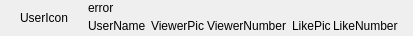
<?xml version="1.0" encoding="UTF-8"?>
<ui version="4.0">
 <class>ChannelFoldCapsule</class>
 <widget class="QFrame" name="ChannelFoldCapsule">
  <property name="geometry">
   <rect>
    <x>0</x>
    <y>0</y>
    <width>413</width>
    <height>36</height>
   </rect>
  </property>
  <property name="focusPolicy">
   <enum>Qt::ClickFocus</enum>
  </property>
  <property name="windowTitle">
   <string>Frame</string>
  </property>
  <layout class="QHBoxLayout" name="horizontalLayout_2">
   <property name="spacing">
    <number>0</number>
   </property>
   <property name="leftMargin">
    <number>0</number>
   </property>
   <property name="topMargin">
    <number>0</number>
   </property>
   <property name="rightMargin">
    <number>0</number>
   </property>
   <property name="bottomMargin">
    <number>0</number>
   </property>
   <item alignment="Qt::AlignVCenter">
    <widget class="QFrame" name="HeaderPart">
     <property name="focusPolicy">
      <enum>Qt::ClickFocus</enum>
     </property>
     <layout class="QVBoxLayout" name="verticalLayout">
      <property name="spacing">
       <number>0</number>
      </property>
      <property name="leftMargin">
       <number>0</number>
      </property>
      <property name="topMargin">
       <number>0</number>
      </property>
      <property name="rightMargin">
       <number>0</number>
      </property>
      <property name="bottomMargin">
       <number>0</number>
      </property>
      <item alignment="Qt::AlignHCenter|Qt::AlignVCenter">
       <widget class="QLabel" name="UserIcon">
        <property name="styleSheet">
         <string notr="true"/>
        </property>
        <property name="frameShape">
         <enum>QFrame::NoFrame</enum>
        </property>
        <property name="text">
         <string>UserIcon</string>
        </property>
        <property name="scaledContents">
         <bool>true</bool>
        </property>
        <property name="alignment">
         <set>Qt::AlignCenter</set>
        </property>
        <property name="wordWrap">
         <bool>true</bool>
        </property>
       </widget>
      </item>
     </layout>
    </widget>
   </item>
   <item>
    <widget class="QFrame" name="InfoPart">
     <property name="sizePolicy">
      <sizepolicy hsizetype="Preferred" vsizetype="Preferred">
       <horstretch>0</horstretch>
       <verstretch>0</verstretch>
      </sizepolicy>
     </property>
     <property name="focusPolicy">
      <enum>Qt::ClickFocus</enum>
     </property>
     <layout class="QVBoxLayout" name="verticalLayout_4">
      <property name="spacing">
       <number>0</number>
      </property>
      <property name="leftMargin">
       <number>0</number>
      </property>
      <property name="topMargin">
       <number>0</number>
      </property>
      <property name="rightMargin">
       <number>0</number>
      </property>
      <property name="bottomMargin">
       <number>0</number>
      </property>
      <item>
       <widget class="QFrame" name="ErrorFrame">
        <layout class="QHBoxLayout" name="horizontalLayout_6">
         <property name="spacing">
          <number>0</number>
         </property>
         <property name="leftMargin">
          <number>0</number>
         </property>
         <property name="topMargin">
          <number>0</number>
         </property>
         <property name="rightMargin">
          <number>0</number>
         </property>
         <property name="bottomMargin">
          <number>0</number>
         </property>
         <item alignment="Qt::AlignLeft|Qt::AlignVCenter">
          <widget class="QLabel" name="ErrorLabel">
           <property name="sizePolicy">
            <sizepolicy hsizetype="Preferred" vsizetype="Preferred">
             <horstretch>0</horstretch>
             <verstretch>0</verstretch>
            </sizepolicy>
           </property>
           <property name="text">
            <string>error</string>
           </property>
          </widget>
         </item>
        </layout>
       </widget>
      </item>
      <item alignment="Qt::AlignVCenter">
       <widget class="QFrame" name="ChannelInfo">
        <property name="sizePolicy">
         <sizepolicy hsizetype="Preferred" vsizetype="Preferred">
          <horstretch>0</horstretch>
          <verstretch>0</verstretch>
         </sizepolicy>
        </property>
        <layout class="QHBoxLayout" name="horizontalLayout_5">
         <property name="spacing">
          <number>5</number>
         </property>
         <property name="leftMargin">
          <number>0</number>
         </property>
         <property name="topMargin">
          <number>0</number>
         </property>
         <property name="rightMargin">
          <number>0</number>
         </property>
         <property name="bottomMargin">
          <number>0</number>
         </property>
         <item>
          <widget class="QFrame" name="NickNameFrame">
           <property name="sizePolicy">
            <sizepolicy hsizetype="Preferred" vsizetype="Preferred">
             <horstretch>0</horstretch>
             <verstretch>0</verstretch>
            </sizepolicy>
           </property>
           <layout class="QHBoxLayout" name="horizontalLayout_7">
            <property name="spacing">
             <number>0</number>
            </property>
            <property name="leftMargin">
             <number>0</number>
            </property>
            <property name="topMargin">
             <number>0</number>
            </property>
            <property name="rightMargin">
             <number>0</number>
            </property>
            <property name="bottomMargin">
             <number>0</number>
            </property>
            <item alignment="Qt::AlignVCenter">
             <widget class="QLabel" name="UserName">
              <property name="sizePolicy">
               <sizepolicy hsizetype="Maximum" vsizetype="Preferred">
                <horstretch>0</horstretch>
                <verstretch>0</verstretch>
               </sizepolicy>
              </property>
              <property name="text">
               <string>UserName</string>
              </property>
              <property name="alignment">
               <set>Qt::AlignLeading|Qt::AlignLeft|Qt::AlignVCenter</set>
              </property>
              <property name="wordWrap">
               <bool>false</bool>
              </property>
             </widget>
            </item>
           </layout>
          </widget>
         </item>
         <item>
          <widget class="QFrame" name="ViewerFrame">
           <property name="sizePolicy">
            <sizepolicy hsizetype="Preferred" vsizetype="Preferred">
             <horstretch>0</horstretch>
             <verstretch>0</verstretch>
            </sizepolicy>
           </property>
           <layout class="QHBoxLayout" name="horizontalLayout_3">
            <property name="spacing">
             <number>2</number>
            </property>
            <property name="leftMargin">
             <number>0</number>
            </property>
            <property name="topMargin">
             <number>0</number>
            </property>
            <property name="rightMargin">
             <number>0</number>
            </property>
            <property name="bottomMargin">
             <number>0</number>
            </property>
            <item alignment="Qt::AlignVCenter">
             <widget class="QLabel" name="ViewerPicLabel">
              <property name="sizePolicy">
               <sizepolicy hsizetype="Maximum" vsizetype="Preferred">
                <horstretch>0</horstretch>
                <verstretch>0</verstretch>
               </sizepolicy>
              </property>
              <property name="maximumSize">
               <size>
                <width>86</width>
                <height>16777215</height>
               </size>
              </property>
              <property name="baseSize">
               <size>
                <width>86</width>
                <height>0</height>
               </size>
              </property>
              <property name="text">
               <string>ViewerPic</string>
              </property>
              <property name="alignment">
               <set>Qt::AlignLeading|Qt::AlignLeft|Qt::AlignVCenter</set>
              </property>
              <property name="wordWrap">
               <bool>true</bool>
              </property>
             </widget>
            </item>
            <item alignment="Qt::AlignVCenter">
             <widget class="QLabel" name="ViewerNumberLabel">
              <property name="sizePolicy">
               <sizepolicy hsizetype="Preferred" vsizetype="Preferred">
                <horstretch>0</horstretch>
                <verstretch>0</verstretch>
               </sizepolicy>
              </property>
              <property name="text">
               <string>ViewerNumber</string>
              </property>
             </widget>
            </item>
           </layout>
          </widget>
         </item>
         <item>
          <widget class="QFrame" name="LikeInfo">
           <property name="sizePolicy">
            <sizepolicy hsizetype="Preferred" vsizetype="Preferred">
             <horstretch>0</horstretch>
             <verstretch>0</verstretch>
            </sizepolicy>
           </property>
           <layout class="QHBoxLayout" name="horizontalLayout_4">
            <property name="spacing">
             <number>2</number>
            </property>
            <property name="leftMargin">
             <number>0</number>
            </property>
            <property name="topMargin">
             <number>0</number>
            </property>
            <property name="rightMargin">
             <number>0</number>
            </property>
            <property name="bottomMargin">
             <number>0</number>
            </property>
            <item alignment="Qt::AlignVCenter">
             <widget class="QLabel" name="LikePicLabel">
              <property name="sizePolicy">
               <sizepolicy hsizetype="Maximum" vsizetype="Preferred">
                <horstretch>0</horstretch>
                <verstretch>0</verstretch>
               </sizepolicy>
              </property>
              <property name="text">
               <string>LikePic</string>
              </property>
             </widget>
            </item>
            <item alignment="Qt::AlignVCenter">
             <widget class="QLabel" name="LikeNumberLabel">
              <property name="sizePolicy">
               <sizepolicy hsizetype="Preferred" vsizetype="Preferred">
                <horstretch>0</horstretch>
                <verstretch>0</verstretch>
               </sizepolicy>
              </property>
              <property name="text">
               <string>LikeNumber</string>
              </property>
             </widget>
            </item>
           </layout>
          </widget>
         </item>
         <item>
          <spacer name="horizontalSpacer">
           <property name="orientation">
            <enum>Qt::Horizontal</enum>
           </property>
           <property name="sizeType">
            <enum>QSizePolicy::Fixed</enum>
           </property>
           <property name="sizeHint" stdset="0">
            <size>
             <width>15</width>
             <height>20</height>
            </size>
           </property>
          </spacer>
         </item>
        </layout>
       </widget>
      </item>
     </layout>
    </widget>
   </item>
  </layout>
 </widget>
 <resources/>
 <connections/>
</ui>
